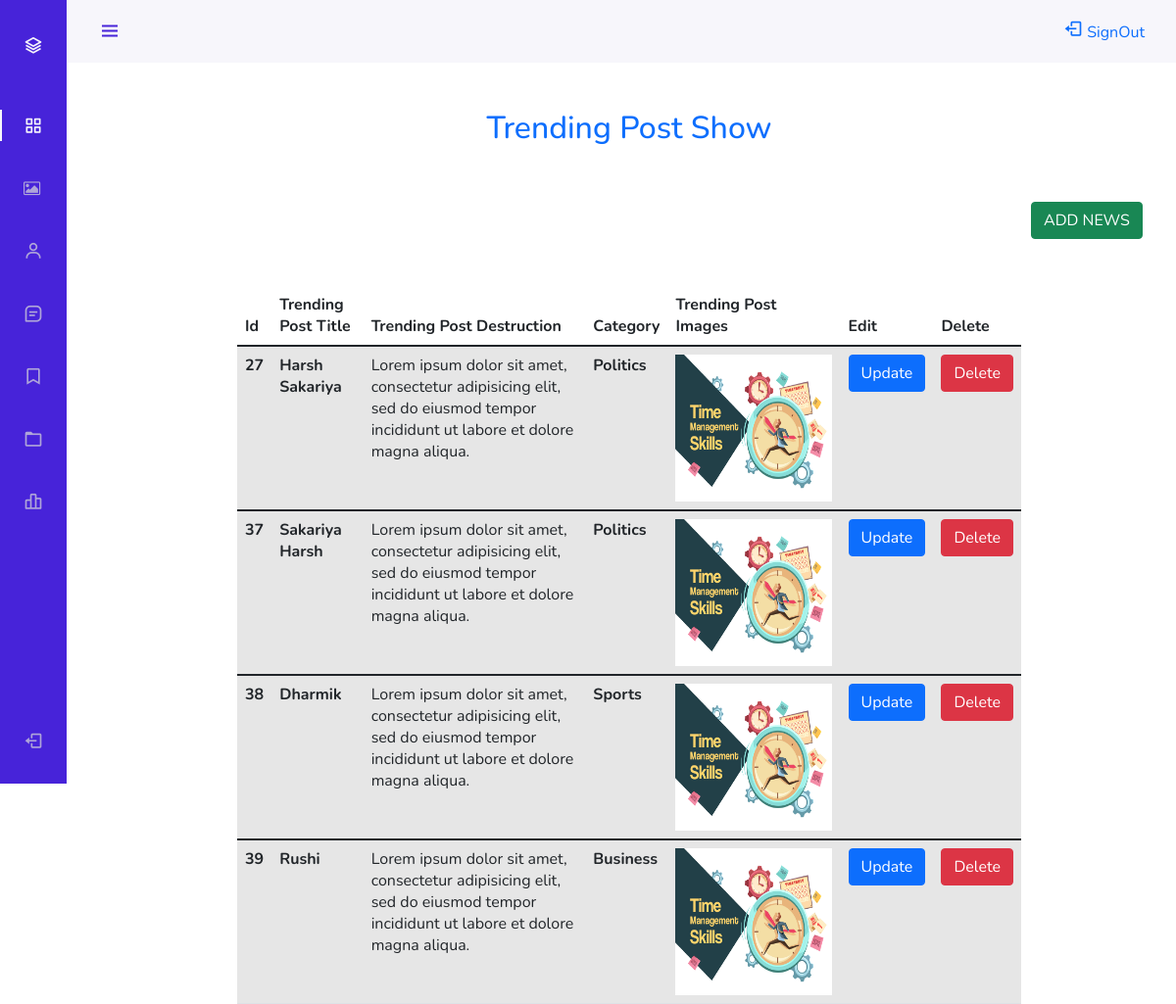
The app's page /admin/trending_show.php with its own data.
### tables this page shows
CREATE TABLE `trendingpost` (
  `trending_id` int(11) NOT NULL,
  `cat_id` int(11) NOT NULL,
  `trending_title` varchar(100) NOT NULL,
  `trending_destruction` varchar(5000) NOT NULL,
  `trending_image` varchar(500) NOT NULL
);

CREATE TABLE `category` (
  `cat_id` int(11) NOT NULL,
  `cat_name` varchar(50) NOT NULL
);

### admin/trending_show.php (the view, shortened to what this page needs)
<?php include 'header.php'; ?>
<!DOCTYPE html>
<html>
<head>
</head>
<body>
 <h2 class="text-center pt-5 text-primary">Trending Post Show</h2>
  <div class="container pt-5">
 <a href="trending_insert.php"><button type="button" class="btn btn-success" style="margin-left:940px ;">ADD NEWS</button></a>
 </div>
 <table class="table table-striped mt-5 m-auto" style="width: 800px;">
  <thead>
    <tr>
      <th scope="col">Id</th>
      <th scope="col">Trending Post Title</th>
      <th scope="col">Trending Post Destruction</th>
      <th scope="col">Category</th>
      <th scope="col">Trending Post Images</th>
      <th scope="col">Edit</th>
      <th scope="col">Delete</th>
    </tr>
  </thead>
  <tbody>
    <?php
    include("connect.php");
    $temp=mysqli_query($con,"SELECT category.cat_name,trendingpost.trending_id,trendingpost.trending_title,trendingpost.trending_destruction,trendingpost.trending_image FROM trendingpost JOIN category  ON category.cat_id = trendingpost.cat_id ");
    while($data=mysqli_fetch_array($temp))
    {
      ?>
      <tr>
        <th scope="row"><?php echo $data['trending_id']; ?></th>
        <th scope="row"><?php echo $data['trending_title']; ?></th>
        <td><?php echo $data['trending_destruction']; ?></td>
        <th scope="row"><?php echo $data['cat_name']; ?></th>
        <td><img height=150px width=160px src="<?php echo $data['trending_image']; ?>"></td>
        <td><a href="trending_update.php?id=<?php echo $data['trending_id']; ?>"
          class="text-primary"><button type="button" class="btn btn-primary">Update</button></a></td>
        <td><a href="trending_delete.php?uidi=<?php echo $data['trending_id']; ?>"
            class="text-primary"><button type="button" class="btn btn-danger">Delete</button></a></td>
          </tr>
        </tbody>
        <?php
      }
      ?>
    </table>
  </body>
  </html>

### admin/header.php (style rules this page uses)
:root { --header-height: 3rem; --nav-width: 68px; --first-color: #4723D9; --first-color-light: #AFA5D9; --white-color: #F7F6FB; --body-font: 'Nunito', sans-serif; --normal-font-size: 1rem; --z-fixed: 100 }
body { position: relative; margin: var(--header-height) 0 0 0; padding: 0 1rem; font-family: var(--body-font); font-size: var(--normal-font-size); transition: .5s }
a { text-decoration: none }
@media screen and (min-width: 768px) { body { margin: calc(var(--header-height) + 1rem) 0 0 0; padding-left: calc(var(--nav-width) + 2rem) } }

### records on screen
trendingpost: trending_id "27", trending_title "Harsh Sakariya", trending_destruction "Lorem ipsum dolor sit amet, consectetur adipisicing elit, sed do eiusmod tempor incididunt ut labore et dolore magna aliqua.", cat.cat_name "Politics", trending_image (picture)
trendingpost: trending_id "37", trending_title "Sakariya Harsh", trending_destruction "Lorem ipsum dolor sit amet, consectetur adipisicing elit, sed do eiusmod tempor incididunt ut labore et dolore magna aliqua.", cat.cat_name "Politics", trending_image (picture)
trendingpost: trending_id "38", trending_title "Dharmik", trending_destruction "Lorem ipsum dolor sit amet, consectetur adipisicing elit, sed do eiusmod tempor incididunt ut labore et dolore magna aliqua.", cat.cat_name "Sports", trending_image (picture)
trendingpost: trending_id "39", trending_title "Rushi", trending_destruction "Lorem ipsum dolor sit amet, consectetur adipisicing elit, sed do eiusmod tempor incididunt ut labore et dolore magna aliqua.", cat.cat_name "Business", trending_image (picture)
